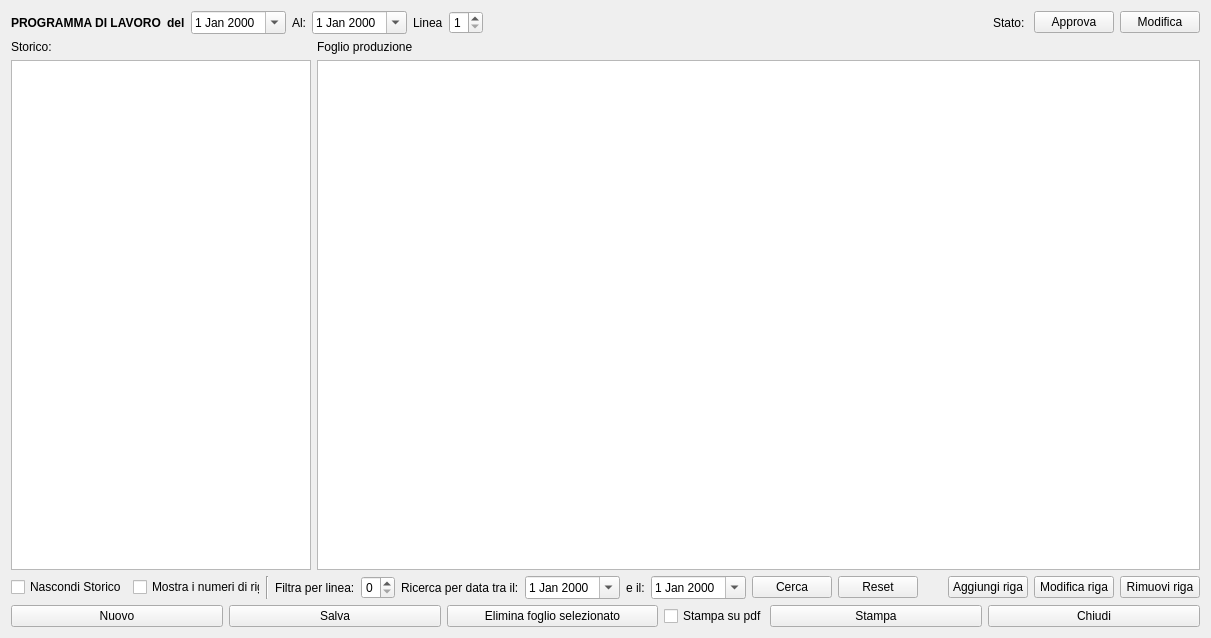
<?xml version="1.0" encoding="UTF-8"?>
<ui version="4.0">
 <class>HWorkProgram</class>
 <widget class="QWidget" name="HWorkProgram">
  <property name="windowModality">
   <enum>Qt::NonModal</enum>
  </property>
  <property name="geometry">
   <rect>
    <x>0</x>
    <y>0</y>
    <width>1211</width>
    <height>638</height>
   </rect>
  </property>
  <property name="windowTitle">
   <string>Programmazione Lavorazione</string>
  </property>
  <property name="windowIcon">
   <iconset resource="icons.qrc">
    <normaloff>:/Resources/3D_Icons_Icon_256.png</normaloff>:/Resources/3D_Icons_Icon_256.png</iconset>
  </property>
  <layout class="QVBoxLayout" name="verticalLayout">
   <item>
    <layout class="QGridLayout" name="gridLayout">
     <item row="3" column="6">
      <widget class="QDateEdit" name="deAl">
       <property name="calendarPopup">
        <bool>true</bool>
       </property>
      </widget>
     </item>
     <item row="3" column="1">
      <widget class="QLabel" name="label">
       <property name="font">
        <font>
         <bold>true</bold>
        </font>
       </property>
       <property name="text">
        <string>PROGRAMMA DI LAVORO</string>
       </property>
      </widget>
     </item>
     <item row="3" column="3">
      <widget class="QLabel" name="label_4">
       <property name="font">
        <font>
         <bold>true</bold>
        </font>
       </property>
       <property name="text">
        <string>del</string>
       </property>
      </widget>
     </item>
     <item row="3" column="7">
      <widget class="QLabel" name="label_3">
       <property name="text">
        <string>Linea</string>
       </property>
      </widget>
     </item>
     <item row="3" column="12">
      <widget class="QPushButton" name="pbApprova">
       <property name="text">
        <string>Approva</string>
       </property>
       <property name="icon">
        <iconset resource="icons.qrc">
         <normaloff>:/Resources/Accept64.png</normaloff>:/Resources/Accept64.png</iconset>
       </property>
      </widget>
     </item>
     <item row="3" column="4">
      <widget class="QDateEdit" name="deDal">
       <property name="calendarPopup">
        <bool>true</bool>
       </property>
      </widget>
     </item>
     <item row="3" column="8">
      <widget class="QSpinBox" name="spLinea">
       <property name="minimum">
        <number>1</number>
       </property>
       <property name="maximum">
        <number>2</number>
       </property>
      </widget>
     </item>
     <item row="3" column="13">
      <widget class="QPushButton" name="pbDisapprova">
       <property name="text">
        <string>Modifica</string>
       </property>
       <property name="icon">
        <iconset resource="icons.qrc">
         <normaloff>:/Resources/Pencil.PNG</normaloff>:/Resources/Pencil.PNG</iconset>
       </property>
      </widget>
     </item>
     <item row="3" column="5">
      <widget class="QLabel" name="label_5">
       <property name="text">
        <string>Al:</string>
       </property>
      </widget>
     </item>
     <item row="3" column="10">
      <spacer name="horizontalSpacer">
       <property name="orientation">
        <enum>Qt::Horizontal</enum>
       </property>
       <property name="sizeHint" stdset="0">
        <size>
         <width>40</width>
         <height>20</height>
        </size>
       </property>
      </spacer>
     </item>
     <item row="3" column="11">
      <widget class="QLabel" name="label_9">
       <property name="text">
        <string>Stato: </string>
       </property>
      </widget>
     </item>
     <item row="3" column="9">
      <widget class="QLabel" name="lblCheck">
       <property name="maximumSize">
        <size>
         <width>48</width>
         <height>48</height>
        </size>
       </property>
       <property name="text">
        <string/>
       </property>
       <property name="pixmap">
        <pixmap resource="icons.qrc">:/Resources/Accept64.png</pixmap>
       </property>
       <property name="scaledContents">
        <bool>true</bool>
       </property>
      </widget>
     </item>
    </layout>
   </item>
   <item>
    <layout class="QHBoxLayout" name="horizontalLayout_4">
     <item>
      <widget class="QLabel" name="label_2">
       <property name="maximumSize">
        <size>
         <width>300</width>
         <height>16777215</height>
        </size>
       </property>
       <property name="text">
        <string>Storico:</string>
       </property>
      </widget>
     </item>
     <item>
      <widget class="QLabel" name="lbSheet">
       <property name="text">
        <string>Foglio produzione</string>
       </property>
      </widget>
     </item>
    </layout>
   </item>
   <item>
    <layout class="QHBoxLayout" name="horizontalLayout_3">
     <item>
      <widget class="QTableView" name="tvStorico">
       <property name="maximumSize">
        <size>
         <width>300</width>
         <height>16777215</height>
        </size>
       </property>
       <property name="editTriggers">
        <set>QAbstractItemView::NoEditTriggers</set>
       </property>
       <property name="alternatingRowColors">
        <bool>true</bool>
       </property>
       <property name="selectionMode">
        <enum>QAbstractItemView::SingleSelection</enum>
       </property>
       <property name="selectionBehavior">
        <enum>QAbstractItemView::SelectRows</enum>
       </property>
       <property name="sortingEnabled">
        <bool>true</bool>
       </property>
       <attribute name="horizontalHeaderShowSortIndicator" stdset="0">
        <bool>true</bool>
       </attribute>
       <attribute name="verticalHeaderVisible">
        <bool>false</bool>
       </attribute>
       <attribute name="verticalHeaderShowSortIndicator" stdset="0">
        <bool>false</bool>
       </attribute>
      </widget>
     </item>
     <item>
      <widget class="QTableView" name="tvGeneral">
       <property name="editTriggers">
        <set>QAbstractItemView::DoubleClicked</set>
       </property>
       <property name="dragEnabled">
        <bool>true</bool>
       </property>
       <property name="dragDropMode">
        <enum>QAbstractItemView::InternalMove</enum>
       </property>
       <property name="defaultDropAction">
        <enum>Qt::MoveAction</enum>
       </property>
       <property name="alternatingRowColors">
        <bool>true</bool>
       </property>
       <property name="selectionMode">
        <enum>QAbstractItemView::SingleSelection</enum>
       </property>
       <property name="selectionBehavior">
        <enum>QAbstractItemView::SelectRows</enum>
       </property>
       <property name="sortingEnabled">
        <bool>false</bool>
       </property>
       <attribute name="horizontalHeaderStretchLastSection">
        <bool>true</bool>
       </attribute>
       <attribute name="verticalHeaderDefaultSectionSize">
        <number>40</number>
       </attribute>
       <attribute name="verticalHeaderShowSortIndicator" stdset="0">
        <bool>false</bool>
       </attribute>
      </widget>
     </item>
    </layout>
   </item>
   <item>
    <layout class="QHBoxLayout" name="horizontalLayout_2">
     <item>
      <widget class="QCheckBox" name="checkBox">
       <property name="text">
        <string>Nascondi Storico</string>
       </property>
       <property name="checked">
        <bool>false</bool>
       </property>
       <property name="autoExclusive">
        <bool>true</bool>
       </property>
      </widget>
     </item>
     <item>
      <widget class="QCheckBox" name="cbshowrows">
       <property name="minimumSize">
        <size>
         <width>125</width>
         <height>0</height>
        </size>
       </property>
       <property name="maximumSize">
        <size>
         <width>300</width>
         <height>16777215</height>
        </size>
       </property>
       <property name="text">
        <string>Mostra i numeri di riga</string>
       </property>
      </widget>
     </item>
     <item>
      <widget class="Line" name="line">
       <property name="orientation">
        <enum>Qt::Vertical</enum>
       </property>
      </widget>
     </item>
     <item>
      <widget class="QLabel" name="label_6">
       <property name="text">
        <string>Filtra per linea:</string>
       </property>
      </widget>
     </item>
     <item>
      <widget class="QSpinBox" name="spSearchLinea">
       <property name="minimum">
        <number>0</number>
       </property>
       <property name="maximum">
        <number>5</number>
       </property>
       <property name="value">
        <number>0</number>
       </property>
      </widget>
     </item>
     <item>
      <widget class="QLabel" name="label_7">
       <property name="text">
        <string>Ricerca per data tra il:</string>
       </property>
      </widget>
     </item>
     <item>
      <widget class="QDateEdit" name="deSearch">
       <property name="calendarPopup">
        <bool>true</bool>
       </property>
      </widget>
     </item>
     <item>
      <widget class="QLabel" name="label_8">
       <property name="text">
        <string>e il:</string>
       </property>
      </widget>
     </item>
     <item>
      <widget class="QDateEdit" name="deSearchTo">
       <property name="calendarPopup">
        <bool>true</bool>
       </property>
      </widget>
     </item>
     <item>
      <widget class="QPushButton" name="pbSearch">
       <property name="text">
        <string>Cerca</string>
       </property>
       <property name="icon">
        <iconset resource="icons.qrc">
         <normaloff>:/Resources/Search.PNG</normaloff>:/Resources/Search.PNG</iconset>
       </property>
      </widget>
     </item>
     <item>
      <widget class="QPushButton" name="pbReset">
       <property name="text">
        <string>Reset</string>
       </property>
       <property name="icon">
        <iconset resource="icons.qrc">
         <normaloff>:/Resources/Counterclockwise-arrow64.png</normaloff>:/Resources/Counterclockwise-arrow64.png</iconset>
       </property>
      </widget>
     </item>
     <item>
      <spacer name="horizontalSpacer_2">
       <property name="orientation">
        <enum>Qt::Horizontal</enum>
       </property>
       <property name="sizeHint" stdset="0">
        <size>
         <width>40</width>
         <height>20</height>
        </size>
       </property>
      </spacer>
     </item>
     <item>
      <widget class="QPushButton" name="pbAdd">
       <property name="text">
        <string>Aggiungi riga</string>
       </property>
       <property name="icon">
        <iconset resource="icons.qrc">
         <normaloff>:/Resources/Plus.PNG</normaloff>:/Resources/Plus.PNG</iconset>
       </property>
      </widget>
     </item>
     <item>
      <widget class="QPushButton" name="pbModify">
       <property name="text">
        <string>Modifica riga</string>
       </property>
       <property name="icon">
        <iconset resource="icons.qrc">
         <normaloff>:/Resources/Pencil.PNG</normaloff>:/Resources/Pencil.PNG</iconset>
       </property>
      </widget>
     </item>
     <item>
      <widget class="QPushButton" name="pbRemove">
       <property name="text">
        <string>Rimuovi riga</string>
       </property>
       <property name="icon">
        <iconset resource="icons.qrc">
         <normaloff>:/Resources/Minus.PNG</normaloff>:/Resources/Minus.PNG</iconset>
       </property>
      </widget>
     </item>
    </layout>
   </item>
   <item>
    <layout class="QHBoxLayout" name="horizontalLayout">
     <item>
      <widget class="QPushButton" name="pbNewSheet">
       <property name="text">
        <string>Nuovo</string>
       </property>
       <property name="icon">
        <iconset resource="icons.qrc">
         <normaloff>:/Resources/Plus.PNG</normaloff>:/Resources/Plus.PNG</iconset>
       </property>
       <property name="iconSize">
        <size>
         <width>32</width>
         <height>32</height>
        </size>
       </property>
      </widget>
     </item>
     <item>
      <widget class="QPushButton" name="pbSave">
       <property name="text">
        <string>Salva</string>
       </property>
       <property name="icon">
        <iconset resource="icons.qrc">
         <normaloff>:/Resources/save-icon.png</normaloff>:/Resources/save-icon.png</iconset>
       </property>
       <property name="iconSize">
        <size>
         <width>32</width>
         <height>32</height>
        </size>
       </property>
      </widget>
     </item>
     <item>
      <widget class="QPushButton" name="pbDeleteSheet">
       <property name="text">
        <string>Elimina foglio selezionato</string>
       </property>
       <property name="icon">
        <iconset resource="icons.qrc">
         <normaloff>:/Resources/Banned-Sign.PNG</normaloff>:/Resources/Banned-Sign.PNG</iconset>
       </property>
       <property name="iconSize">
        <size>
         <width>32</width>
         <height>32</height>
        </size>
       </property>
      </widget>
     </item>
     <item>
      <widget class="QCheckBox" name="cbPdf">
       <property name="minimumSize">
        <size>
         <width>100</width>
         <height>0</height>
        </size>
       </property>
       <property name="maximumSize">
        <size>
         <width>100</width>
         <height>16777215</height>
        </size>
       </property>
       <property name="text">
        <string>Stampa su pdf</string>
       </property>
      </widget>
     </item>
     <item>
      <widget class="QPushButton" name="pbPrint">
       <property name="enabled">
        <bool>true</bool>
       </property>
       <property name="text">
        <string>Stampa</string>
       </property>
       <property name="icon">
        <iconset resource="icons.qrc">
         <normaloff>:/Resources/Printer-icon.png</normaloff>:/Resources/Printer-icon.png</iconset>
       </property>
       <property name="iconSize">
        <size>
         <width>32</width>
         <height>32</height>
        </size>
       </property>
      </widget>
     </item>
     <item>
      <widget class="QPushButton" name="pbClose">
       <property name="text">
        <string>Chiudi</string>
       </property>
       <property name="icon">
        <iconset resource="icons.qrc">
         <normaloff>:/Resources/Actions-window-close-icon.png</normaloff>:/Resources/Actions-window-close-icon.png</iconset>
       </property>
       <property name="iconSize">
        <size>
         <width>32</width>
         <height>32</height>
        </size>
       </property>
      </widget>
     </item>
    </layout>
   </item>
  </layout>
 </widget>
 <resources>
  <include location="icons.qrc"/>
 </resources>
 <connections/>
</ui>
